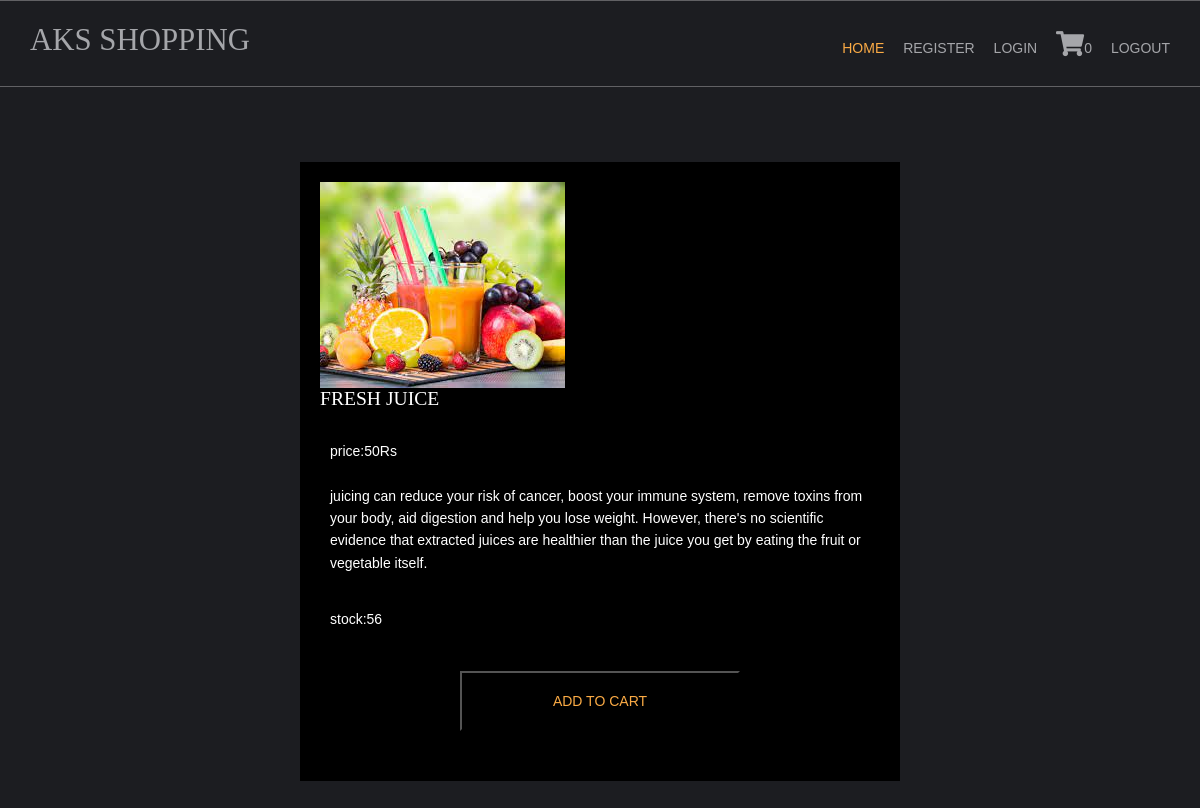
Page /fruit/fresh-juice on the committed database.
### shop/models.py (models this page shows, shortened)
class products(models.Model):
    name = models.CharField(max_length=250, unique=True)
    slug = models.SlugField(max_length=250, unique=True)
    img = models.ImageField(upload_to='product')
    desc = models.TextField()
    stock = models.IntegerField()
    available = models.BooleanField()
    price = models.IntegerField()
    category = models.ForeignKey(categ, on_delete=models.CASCADE)

### shop/views.py (the view)
# urls.py: path('<slug:c_slug>/<slug:product_slug>',views.prodDetails,name='details'),
def prodDetails(request, c_slug, product_slug):
    try:
        prod = products.objects.get(category__slug=c_slug, slug=product_slug)
    except Exception as e:
        raise e
    return render(request, 'item.html', {'pr': prod})

### cart/context_processor.py (called while the page is built)
def count(request):
    item_count=0;
    if 'admin' in request.path:
        return {}
    else:
        try:
            ct=cartlist.objects.filter(cart_id=c_id(request))
            cti=items.objects.all().filter(cart=ct[:1])
            for c in cti:
                item_count += c.quan
        except cartlist.DoesNotExists:
            item_count=0
        return dict(itc=item_count)

### cart/views.py (called while the page is built)
def c_id(request):
    ct_id = request.session.session_key
    if not ct_id:
        ct_id = request.session.create()
    return ct_id

### templates/item.html (shortened to what this page needs)
{% extends 'base.html' %}
{% load static %}
{% block content %}
<html lang="en" xmlns="http://www.w3.org/1999/html">
<head>
    <link href="{% static 'pr/fontawesome/css/all.min.css" rel="stylesheet' %}" />
    <link href="{% static 'pr/css/templatemo-comparto.css' %}" rel="stylesheet' %}" />
</head>
<body>
  <br><br>
    <div id="box5" class="box">
        <section class="tm-mb-1" id="about">
            <div class="tm-row tm-about-row">
                <div class="tm-section-1-l">
                    <img src="{{pr.img.url}}" alt="About image" class="tm-img-responsive">
                </div>
                <article class="tm-section-1-r tm-bg-color-8">
                    <h2 class="tm-mb-2 tm-title-color">{{pr.name}}</h2>
                    <p>  price:{{pr.price}}Rs<br><br>{{pr.desc}}</p>
                    <p >stock:{{pr.stock}}</p>
                    {% if pr.stock <= 0 %}
                        <h1 style="color:red"> Sorry, No stock available</h1>
                    {% else %}
                        <button id="box3" class="box"><a href="{% url 'addcart' pr.id %}" class="tm-btn tm-btn-1 tm-link-to-services">ADD TO CART</a></button>
                    {% endif %}
                </article>
            </div>
    </div>
</body>
</html>
{% endblock %}

### static/hm/layout/styles/layout.css (style rules this page uses)
*, *::before, *::after { transition:all .3s ease-in-out; }
body { color:#A5A6AA; background-color:#1C1D21; }
a { color:#FBAB45; }

### static/hm/layout/styles/framework.css (style rules this page uses)
html { overflow-y:scroll; overflow-x:hidden; }
html, body { margin:0; padding:0; font-size:14px; line-height:1.6em; }
*, *::before, *::after { box-sizing:border-box; }
a { outline:none; text-decoration:none; }
img { width:auto; max-width:100%; height:auto; margin:0; padding:0; border:none; line-height:normal; vertical-align:middle; }
body, input, textarea, select { font-family:Verdana, Geneva, sans-serif; }
h1, h2, h3, h4, h5, h6, .heading { font-family:Georgia, "Times New Roman", Times, serif; }
label, input, textarea, select, button { display:block; resize:none; outline:none; color:inherit; font-size:inherit; font-family:inherit; vertical-align:middle; }
::placeholder { opacity:1; }
h1, h2, h3, h4, h5, h6, .heading { margin:0 0 20px 0; font-size:1.4rem; line-height:normal; font-weight:normal; text-transform:uppercase; }
address, article, aside, figcaption, figure, footer, header, main, nav, section { display:block; margin:0; padding:0; }

### templates/item.html (style rules this page uses)
p { padding: 10px; }
.box { padding: 20px; width: 50%; margin: 30px auto; background: #000; color: #fff; }

### rows in the picture
products: img (picture), name "FRESH JUICE", price "50", desc "juicing can reduce your risk of cancer, boost your immune system, remove toxins from your body, aid digestion and help you lose weight. However, there's no scientific evidence that extracted juices are healthier than the juice you get by eating the fruit or vegetable itself.", stock "56"

### other values in the picture
{{ itc }} "0"
